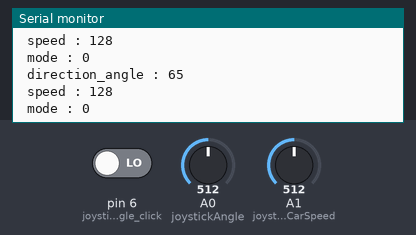
Simulated run of this sketch. Board: Arduino Uno, built with avr-gcc and run on an emulated ATmega328P. Parts: the last lines printed to the serial monitor. The test bench sets the inputs (shaded band); at power-on: A0 (joystickAngle) = 512, A1 (joystickCarSpeed) = 512, pin 6 (joystickAngle_click) LOW. No radio packets arrive unless stated.

Above: at 5.8 s.
5.9 s: A0 (joystickAngle) set to 81
At 6.86 s:
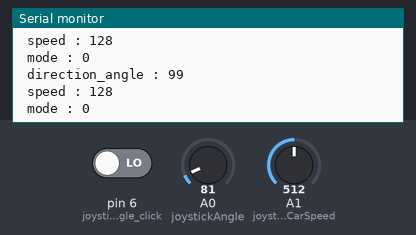
7.4 s: A0 (joystickAngle) set to 69
At 8.37 s:
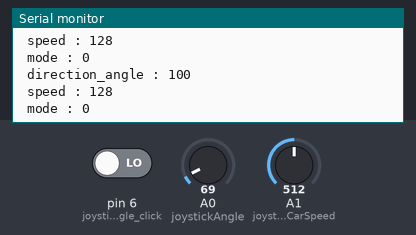
10.4 s: A1 (joystickCarSpeed) set to 612
At 11.39 s:
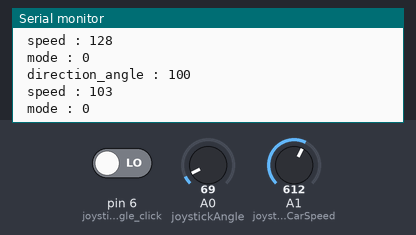
13.4 s: A1 (joystickCarSpeed) set to 638
At 14.4 s:
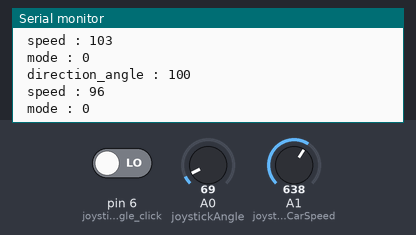
Timing chart, 0 to 16.4 s (numbered marks = the images above; inputs shaded):
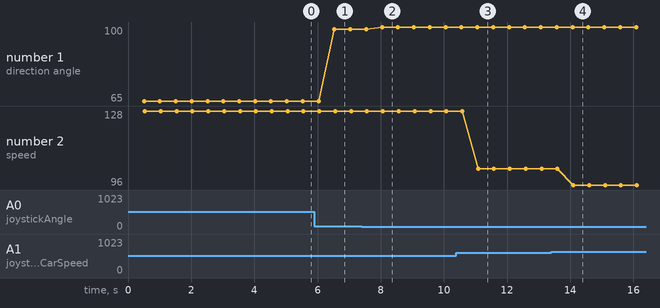

The sketch:

RC-AutoToyCar_Tx.ino
```cpp
#include <SPI.h>
#include <nRF24L01.h>
#include <RF24.h>

#define joystickAngle A0
#define joystickAngle_click 6
#define joystickCarSpeed A1
#define joystickCarSpeed_sub 5


RF24 radio(7, 8); // SPI 버스에 nRF24L01 라디오를 설정하기 위해 CE, CSN를 선언.
const byte address[6] = "00101"; //주소값을 5가지 문자열로 변경할 수 있으며,
//송신기와 수신기가 동일한 주소로 해야됨.

uint8_t data[3];


void setup() {
  radio.begin();
  Serial.begin(9600);
  radio.openWritingPipe(address); //이전에 설정한 5글자 문자열인 데이터를 보낼 수신의 주소를 설정
  radio.setPALevel(RF24_PA_MIN); //전원공급에 관한 파워레벨을 설정합니다. 모듈 사이가 가까우면 최소로 설정합니다.
  radio.stopListening(); //모듈을 송신기로 설정

  pinMode (joystickAngle, INPUT) ;
  pinMode (joystickCarSpeed, INPUT) ;
  pinMode (joystickAngle_click, INPUT);

}

void loop() {

  uint8_t angle = map(analogRead (joystickAngle), 0, 1023, 105, 25) ; //가운데 90도를 기준으로 하여 줄 값 선정
  uint8_t carSpeed = map(analogRead (joystickCarSpeed), 0, 1023, 255, 0) ; //1023까지의 값을 255크기로 매핑
  uint8_t mode = digitalRead(joystickAngle_click);
  data[0] = angle; //data버퍼에 방향 크기 할당
  data[1] = carSpeed; //data버퍼에 오른쪽 속도 크기 할당
  data[2] = mode;
  radio.write(&data, sizeof(data)); //해당 메시지를 수신자에게 보냄
  if(!data[2]){
    delay(500); //여기서도 안전장치
  }


  Serial.print(" direction_angle : ");
  Serial.println(data[0], DEC);
  Serial.print(" speed : ");
  Serial.println(data[1], DEC);
  Serial.print(" mode : ");
  Serial.println(data[2], DEC);


}
```

Measured:
- after the input at 5.9 s, the serial monitor: prints a new line after 0.64 s (image 1)
- after the input at 7.4 s, the serial monitor: prints a new line after 0.64 s (image 2)
- after the input at 10.4 s, the serial monitor: prints a new line after 0.68 s (image 3)
- after the input at 13.4 s, the serial monitor: prints a new line after 0.70 s (image 4)
- plotted number 1: 65 → 99 after the input at 5.9 s, 99 → 100 after the input at 7.4 s
- plotted number 2: 128 → 103 after the input at 10.4 s, 103 → 96 after the input at 13.4 s
